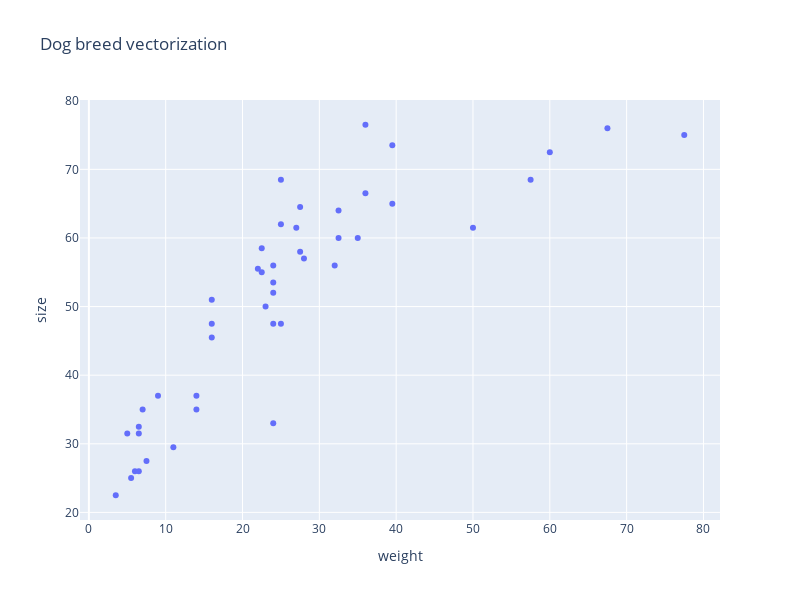

The cell this chart's notebook holds for it:
### Code cell
# hover over each point to examine the dog breed
fig = px.scatter(dog_breeds_2d, x = "weight", y = "size", hover_name = dog_breeds_2d.index, width = 800, height = 600, title = "Dog breed vectorization")
fig.show()

### Figure 1 — Plotly figure (JSON) as saved in the notebook; plotly's stock layout.template omitted (floating-point values rounded to 4 significant figures)
{"data": [{"hovertemplate": "<b>%{hovertext}</b><br><br>weight=%{x}<br>size=%{y}<extra></extra>", "hovertext": ["Afghan hound", "Airedale Terrier", "American Staffordshire Terrier", "Australian Shepherd", "Borzoi", "Basset", "Beagle", "Bearded Collie", "Berger de Brie (Briard)", "Saint Bernard", "Bobtail", "Border Collie", "Boxer", "Bull terrier", "Chow-Chow", "Collie", "Dalmatian", "Great Dane", "German shepherd dog", "Doberman pinscher", "French bulldog", "Golden Retriever", "Greyhound", "Havanese", "Hovawart", "Irish Red Setter", "Leonberger", "Lhasa Apso", "Maltese", "Pug", "Small Münsterländer", "Large Münsterländer", "Newfoundland", "Parson Russel Terrier", "Rhodesian Ridgeback", "Rottweiler", "Standard Schnauzers", "Shih Tzu", "Siberian Husky", "Sheltie (Shetland Sheepdog)", "Staffordshire Bullterrier", "Keeshond", "Miniature Pinscher", "Toy poodle", "Miniature Schnauzer"], "legendgroup": "", "marker": {"color": "#636efa", "symbol": "circle"}, "mode": "markers", "name": "", "orientation": "v", "showlegend": false, "type": "scatter", "x": [25, 22.5, 16, 24, 36, 24, 14, 24, 25, 77.5, 32.5, 16, 27.5, 25, 24, 24, 28, 67.5, 35, 36, 11, 32, 39.5, 5.5, 32.5, 27.5, 60, 6, 3.5, 7.5, 22.5, 27, 57.5, 7, 39.5, 50, 16, 6.5, 22, 9, 14, 23, 6.5, 5, 6.5], "xaxis": "x", "y": [68.5, 58.5, 45.5, 52, 76.5, 33, 37, 53.5, 62, 75, 60, 51, 58, 47.5, 47.5, 56, 57, 76, 60, 66.5, 29.5, 56, 73.5, 25, 64, 64.5, 72.5, 26, 22.5, 27.5, 55, 61.5, 68.5, 35, 65, 61.5, 47.5, 26, 55.5, 37, 35, 50, 31.5, 31.5, 32.5], "yaxis": "y"}], "layout": {"height": 600, "legend": {"tracegroupgap": 0}, "title": {"text": "Dog breed vectorization"}, "width": 800, "xaxis": {"anchor": "y", "domain": [0, 1], "title": {"text": "weight"}}, "yaxis": {"anchor": "x", "domain": [0, 1], "title": {"text": "size"}}}}
